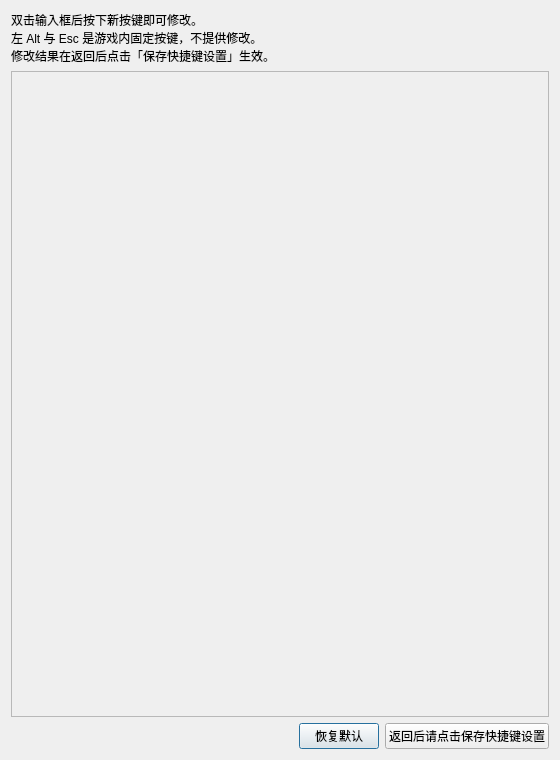
<?xml version="1.0" encoding="UTF-8"?>
<ui version="4.0">
 <class>GameKeybinding</class>
 <widget class="QDialog" name="GameKeybinding">
  <property name="geometry">
   <rect>
    <x>0</x>
    <y>0</y>
    <width>560</width>
    <height>760</height>
   </rect>
  </property>
  <property name="windowTitle">
   <string>自定义游戏内键位</string>
  </property>
  <layout class="QVBoxLayout" name="verticalLayout_root">
   <item>
    <widget class="QLabel" name="tip_label">
     <property name="text">
      <string>双击输入框后按下新按键即可修改。
左 Alt 与 Esc 是游戏内固定按键，不提供修改。
修改结果在返回后点击「保存快捷键设置」生效。</string>
     </property>
     <property name="wordWrap">
      <bool>true</bool>
     </property>
    </widget>
   </item>
   <item>
    <widget class="QScrollArea" name="key_scroll_area">
     <property name="widgetResizable">
      <bool>true</bool>
     </property>
     <widget class="QWidget" name="scroll_content_widget">
      <property name="geometry">
       <rect>
        <x>0</x>
        <y>0</y>
        <width>540</width>
        <height>640</height>
       </rect>
      </property>
      <layout class="QVBoxLayout" name="rows_layout">
       <property name="alignment">
        <set>Qt::AlignTop</set>
       </property>
      </layout>
     </widget>
    </widget>
   </item>
   <item>
    <layout class="QHBoxLayout" name="bottom_layout">
     <item>
      <spacer name="bottom_spacer">
       <property name="orientation">
        <enum>Qt::Horizontal</enum>
       </property>
       <property name="sizeHint" stdset="0">
        <size>
         <width>40</width>
         <height>20</height>
        </size>
       </property>
      </spacer>
     </item>
     <item>
      <widget class="QPushButton" name="restore_default_btn">
       <property name="text">
        <string>恢复默认</string>
       </property>
      </widget>
     </item>
     <item>
      <widget class="QPushButton" name="back_btn">
       <property name="text">
        <string>返回后请点击保存快捷键设置</string>
       </property>
      </widget>
     </item>
    </layout>
   </item>
  </layout>
 </widget>
 <resources/>
 <connections/>
</ui>
